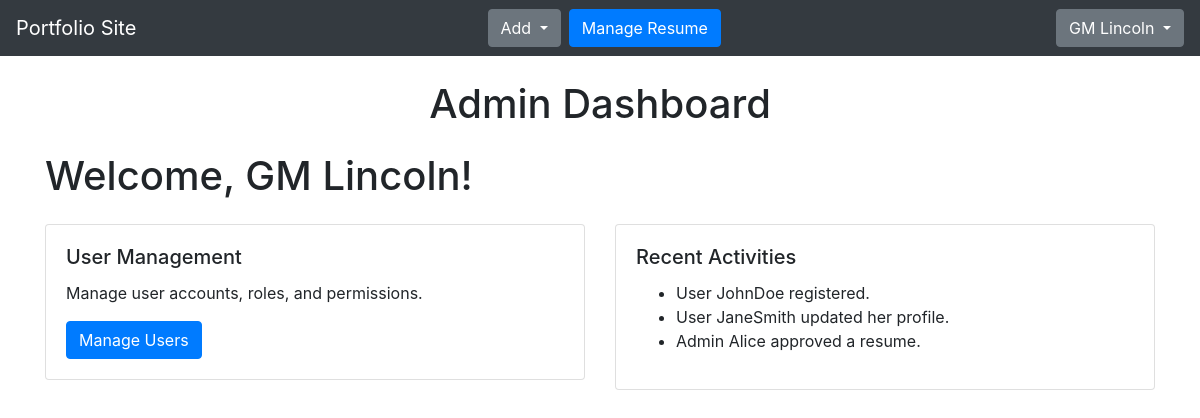
Screenshot of /homePage/ (signed in) with the database file from the repository.
### myApp/models.py (models this page shows, shortened)
class Custom_User(AbstractUser):
    USER = [
        ('admin', 'Admin'),
        ('user', 'User')
    ]
    user_type = models.CharField(choices=USER, max_length=100, null=True)

### myProject/views.py (the view)
# urls.py: path('homePage/', homePage, name='homePage'),
@login_required
def homePage(req):
    user = req.user
    context = {
        'user':user
    }
    return render(req,'myAdmin/index.html',context)

### templates/myAdmin/index.html (shortened to what this page needs)
{% extends 'common/master.html' %}
{% block body %}
<div class="container mt-4">
    {% if user.user_type == 'admin' %}
    <h1 class="mb-4 text-center">Admin Dashboard</h1>
    <h1 class="mb-4">Welcome, {{user.first_name}} {{user.last_name}}!</h1>
    <div class="row">
        <div class="col-md-6">
            <div class="card">
                <div class="card-body">
                    <h5 class="card-title">User Management</h5>
                    <p class="card-text">Manage user accounts, roles, and permissions.</p>
                    <a href="#" class="btn btn-primary">Manage Users</a>
                </div>
            </div>
        </div>
        <div class="col-md-6">
            <div class="card">
                <div class="card-body">
                    <h5 class="card-title">Recent Activities</h5>
                    <ul>
                        <li>User JohnDoe registered.</li>
                        <li>User JaneSmith updated her profile.</li>
                        <li>Admin Alice approved a resume.</li>
                    </ul>
                </div>
            </div>
        </div>
    </div>
    {% endif %}
</div>
{% endblock body %}

### templates/includes/navbar.html (shortened to what this page needs)
<nav class="navbar navbar-expand-lg navbar-light bg-dark">
    <a class="navbar-brand text-white" href="{% url 'homePage' %}">Portfolio Site</a>
    <div class="mx-auto d-flex align-items-center">
        {% if user.user_type == 'admin' %}
        <div class="dropdown">
            <button class="btn btn-secondary dropdown-toggle" type="button" id="addDropdown" data-toggle="dropdown"
                aria-haspopup="true" aria-expanded="false">
                Add
            </button>
        </div>
        <button class="btn btn-primary ml-2" type="button">Manage Resume</button>
        {% endif %}
    </div>
    <div class="dropdown">
        <button class="btn btn-secondary dropdown-toggle" type="button" id="dropdownMenuButton" data-toggle="dropdown"
            aria-haspopup="true" aria-expanded="false">
            {{user.get_full_name}}
        </button>
    </div>
</nav>

### rows the page displays
Custom_User: get_full_name "GM Lincoln", first_name "GM", last_name "Lincoln"
